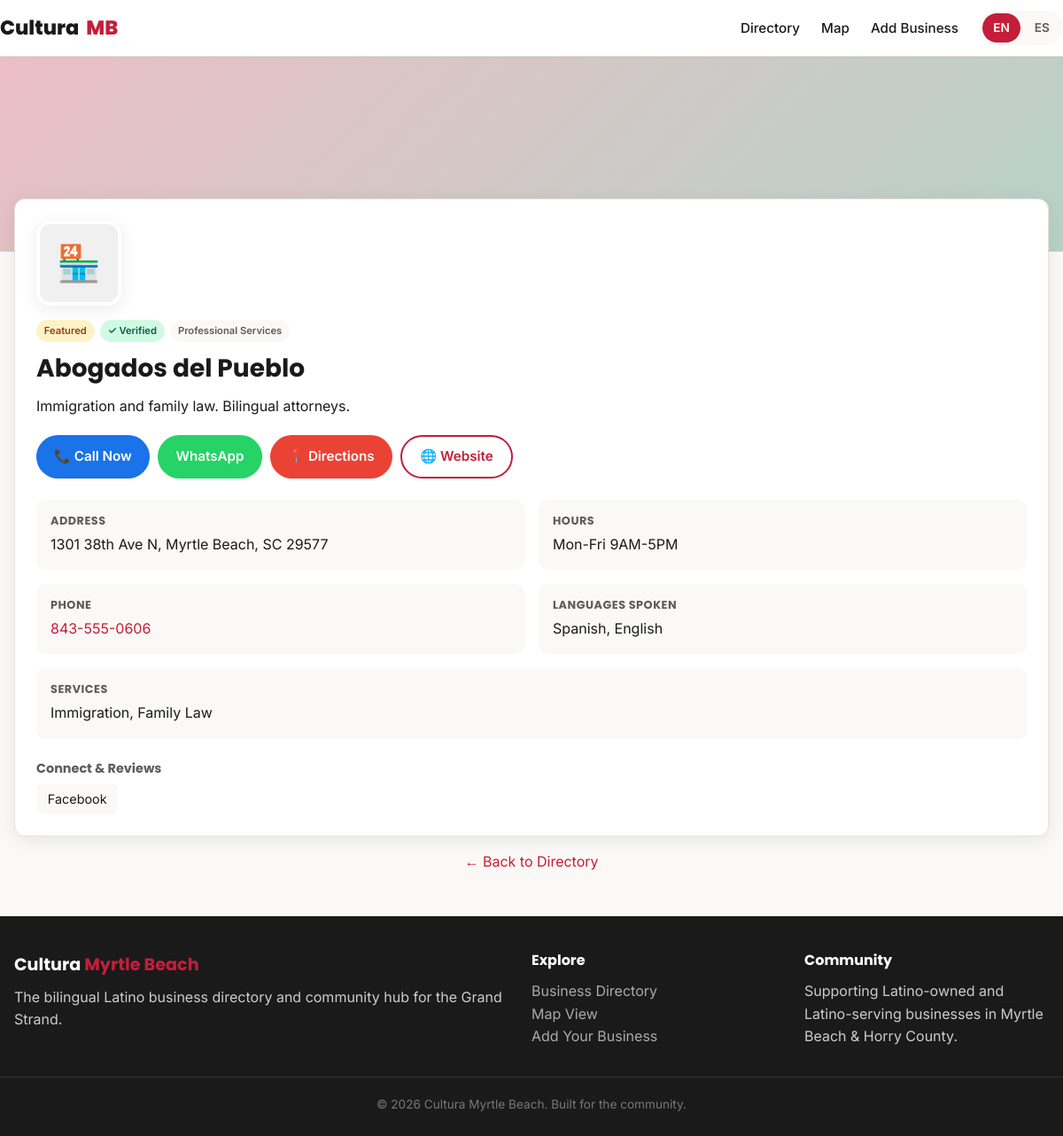
The app's page /business/abogados-del-pueblo with its own data.
### tables this page shows
CREATE TABLE businesses (
        id INTEGER PRIMARY KEY AUTOINCREMENT, name TEXT NOT NULL, name_es TEXT, slug TEXT UNIQUE NOT NULL,
        category TEXT NOT NULL, logo TEXT, cover TEXT, description TEXT, description_es TEXT,
        phone TEXT, whatsapp TEXT, address TEXT, lat REAL, lng REAL, hours TEXT, website TEXT,
        facebook TEXT, instagram TEXT, tiktok TEXT, google_profile TEXT, google_reviews TEXT,
        services TEXT, languages TEXT DEFAULT 'Spanish, English', featured INTEGER DEFAULT 0,
        verified INTEGER DEFAULT 0, status TEXT DEFAULT 'active', created_at TEXT, updated_at TEXT
    );

### app.py (the view)
@app.route("/business/<slug>")
def business_profile(slug):
    lang = get_lang()
    db = get_db()
    biz = db.execute("SELECT * FROM businesses WHERE slug=? AND status='active'", (slug,)).fetchone()
    if not biz: abort(404)
    return render_template("business.html", lang=lang, biz=biz, t=t)

### app.py (called while the page is built)
def get_db():
    if "db" not in g:
        g.db = sqlite3.connect(DATABASE)
        g.db.row_factory = sqlite3.Row
    return g.db

def get_lang():
    lang = request.args.get("lang") or session.get("lang") or "en"
    return lang if lang in ("en","es") else "en"

def t(en, es):
    return es if get_lang() == "es" else en

@app.context_processor
def inject_globals():
    return {"current_lang": get_lang(), "t": t, "now_year": datetime.utcnow().year}

### templates/business.html (shortened to what this page needs)
{% extends "base.html" %}
{% block content %}
<div class="profile-hero"></div>
<section class="profile-main">
  <div class="container">
    <div class="profile-card">
      <div class="profile-logo" style="display:flex;align-items:center;justify-content:center;font-size:2.5rem;background:#f0f0f0;">🏪</div>
      <div class="badges" style="margin-bottom:0.75rem;">
        {% if biz.featured %}<span class="badge badge-featured">{{ t('Featured', 'Destacado') }}</span>{% endif %}
        {% if biz.verified %}<span class="badge badge-verified">✓ {{ t('Verified', 'Verificado') }}</span>{% endif %}
        <span class="badge">{{ biz.category }}</span>
      </div>
      <h1 style="font-size:1.75rem;margin-bottom:0.35rem;">{{ biz.name_es if current_lang == 'es' and biz.name_es else biz.name }}</h1>
      <p style="margin-top:0.75rem;line-height:1.65;">{{ (biz.description_es if current_lang == 'es' and biz.description_es else biz.description) or '' }}</p>
      <div class="profile-actions">
        {% if biz.phone %}<a href="tel:{{ biz.phone }}" class="btn btn-call">📞 {{ t('Call Now', 'Llamar Ahora') }}</a>{% endif %}
        {% if biz.whatsapp %}<a href="https://wa.me/{{ biz.whatsapp }}" target="_blank" rel="noopener" class="btn btn-whatsapp">WhatsApp</a>{% endif %}
        {% if biz.address %}<a href="https://www.google.com/maps/dir/?api=1&destination={% if biz.lat %}{{ biz.lat }},{{ biz.lng }}{% else %}{{ biz.address|urlencode }}{% endif %}" target="_blank" rel="noopener" class="btn btn-maps">📍 {{ t('Directions', 'Cómo Llegar') }}</a>{% endif %}
        {% if biz.website %}<a href="{{ biz.website }}" target="_blank" rel="noopener" class="btn btn-outline">🌐 {{ t('Website', 'Sitio Web') }}</a>{% endif %}
      </div>
      <div class="profile-info-grid">
        {% if biz.address %}<div class="info-block"><h4>{{ t('Address', 'Dirección') }}</h4><p>{{ biz.address }}</p></div>{% endif %}
        {% if biz.hours %}<div class="info-block"><h4>{{ t('Hours', 'Horario') }}</h4><p>{{ biz.hours }}</p></div>{% endif %}
        {% if biz.phone %}<div class="info-block"><h4>{{ t('Phone', 'Teléfono') }}</h4><p><a href="tel:{{ biz.phone }}">{{ biz.phone }}</a></p></div>{% endif %}
        {% if biz.languages %}<div class="info-block"><h4>{{ t('Languages Spoken', 'Idiomas') }}</h4><p>{{ biz.languages }}</p></div>{% endif %}
        {% if biz.services %}<div class="info-block" style="grid-column:1/-1;"><h4>{{ t('Services', 'Servicios') }}</h4><p>{{ biz.services }}</p></div>{% endif %}
      </div>
      {% if biz.facebook or biz.instagram or biz.tiktok or biz.google_profile or biz.google_reviews %}
      <div style="margin-top:1.5rem;">
        <h4 style="font-size:0.9rem;margin-bottom:0.5rem;color:var(--text-muted);">{{ t('Connect & Reviews', 'Conectar y Reseñas') }}</h4>
        <div class="social-links">
          {% if biz.facebook %}<a href="{{ biz.facebook }}" target="_blank" rel="noopener">Facebook</a>{% endif %}
        </div>
      </div>
      {% endif %}
    </div>
    <p class="mt-2" style="text-align:center;"><a href="{{ url_for('directory') }}">← {{ t('Back to Directory', 'Volver al Directorio') }}</a></p>
  </div>
</section>
{% endblock %}

### static/css/style.css (style rules this page uses)
:root { --primary:#c41e3a;--primary-dark:#9a1830;--secondary:#006847;--bg:#faf9f7;--surface:#fff;--text:#1a1a1a;--text-muted:#5c5c5c;--border:#e5e2de;--radius:12px;--shadow:0 4px 20px rgba(0,0,0,.08);--font:Inter,system-ui,sans-serif;--font-display:Poppins,var(--font) }
* { box-sizing:border-box;margin:0;padding:0 }
html { scroll-behavior:smooth }
body { font-family:var(--font);background:var(--bg);color:var(--text);line-height:1.6;min-height:100vh;display:flex;flex-direction:column }
a { color:var(--primary);text-decoration:none }
h1,h2,h3,h4 { font-family:var(--font-display);font-weight:700;line-height:1.25 }
.container { width:100%;max-width:1200px;margin:0 auto;padding:0 1rem }
.btn { display:inline-flex;align-items:center;justify-content:center;gap:.4rem;padding:.65rem 1.25rem;border-radius:999px;font-weight:600;font-size:.95rem;border:none;cursor:pointer;transition:all .2s;text-decoration:none }
.btn-outline { background:transparent;border:2px solid var(--primary);color:var(--primary) }
.btn-whatsapp { background:#25D366;color:#fff }
.btn-call { background:#1a73e8;color:#fff }
.btn-maps { background:#ea4335;color:#fff }
.badges { display:flex;gap:.4rem;flex-wrap:wrap;margin-top:.75rem }
.badge { font-size:.7rem;font-weight:600;padding:.2rem .55rem;border-radius:999px;background:var(--bg);color:var(--text-muted) }
.badge-featured { background:#fef3c7;color:#92400e }
.badge-verified { background:#d1fae5;color:#065f46 }
.profile-hero { height:220px;background:linear-gradient(135deg,#c41e3a44,#00684744);position:relative }
.profile-main { margin-top:-60px;position:relative;padding-bottom:3rem }
.profile-card { background:var(--surface);border-radius:var(--radius);border:1px solid var(--border);padding:1.5rem;box-shadow:var(--shadow) }
.profile-logo { width:96px;height:96px;border-radius:16px;object-fit:cover;border:4px solid #fff;box-shadow:var(--shadow);background:#fff;margin-bottom:1rem }
.profile-actions { display:flex;flex-wrap:wrap;gap:.6rem;margin:1.25rem 0 }
.profile-info-grid { display:grid;gap:1rem;margin-top:1.5rem }
@media (min-width:700px) { .profile-info-grid { grid-template-columns:1fr 1fr } }
.info-block { background:var(--bg);border-radius:10px;padding:1rem }
.info-block h4 { font-size:.8rem;text-transform:uppercase;letter-spacing:.04em;color:var(--text-muted);margin-bottom:.35rem }
.social-links { display:flex;gap:.75rem;flex-wrap:wrap;margin-top:.5rem }
.social-links a { display:inline-flex;align-items:center;gap:.35rem;padding:.4rem .8rem;background:var(--bg);border-radius:8px;font-size:.9rem;color:var(--text) }
.mt-2 { margin-top:1rem }

### records on screen
businesses: category "Professional Services", name "Abogados del Pueblo", description "Immigration and family law. Bilingual attorneys.", address "1301 38th Ave N, Myrtle Beach, SC 29577", hours "Mon-Fri 9AM-5PM", phone "843-555-0606", languages "Spanish, English", services "Immigration, Family Law"

### other values on screen
{{ t('Directory', 'Directorio') }} "Directory"
{{ t('Map', 'Mapa') }} "Map"
{{ t('Add Business', 'Agregar Negocio') }} "Add Business"
{{ t('Featured', 'Destacado') }} "Featured"
{{ t('Verified', 'Verificado') }} "Verified"
{{ t('Call Now', 'Llamar Ahora') }} "Call Now"
{{ t('Directions', 'Cómo Llegar') }} "Directions"
{{ t('Website', 'Sitio Web') }} "Website"
{{ t('Address', 'Dirección') }} "ADDRESS"
{{ t('Hours', 'Horario') }} "HOURS"
{{ t('Phone', 'Teléfono') }} "PHONE"
{{ t('Languages Spoken', 'Idiomas') }} "LANGUAGES SPOKEN"
{{ t('Services', 'Servicios') }} "SERVICES"
{{ t('Connect & Reviews', 'Conectar y Reseñas') }} "Connect & Reviews"
{{ t('Back to Directory', 'Volver al Directorio') }} "Back to Directory"
